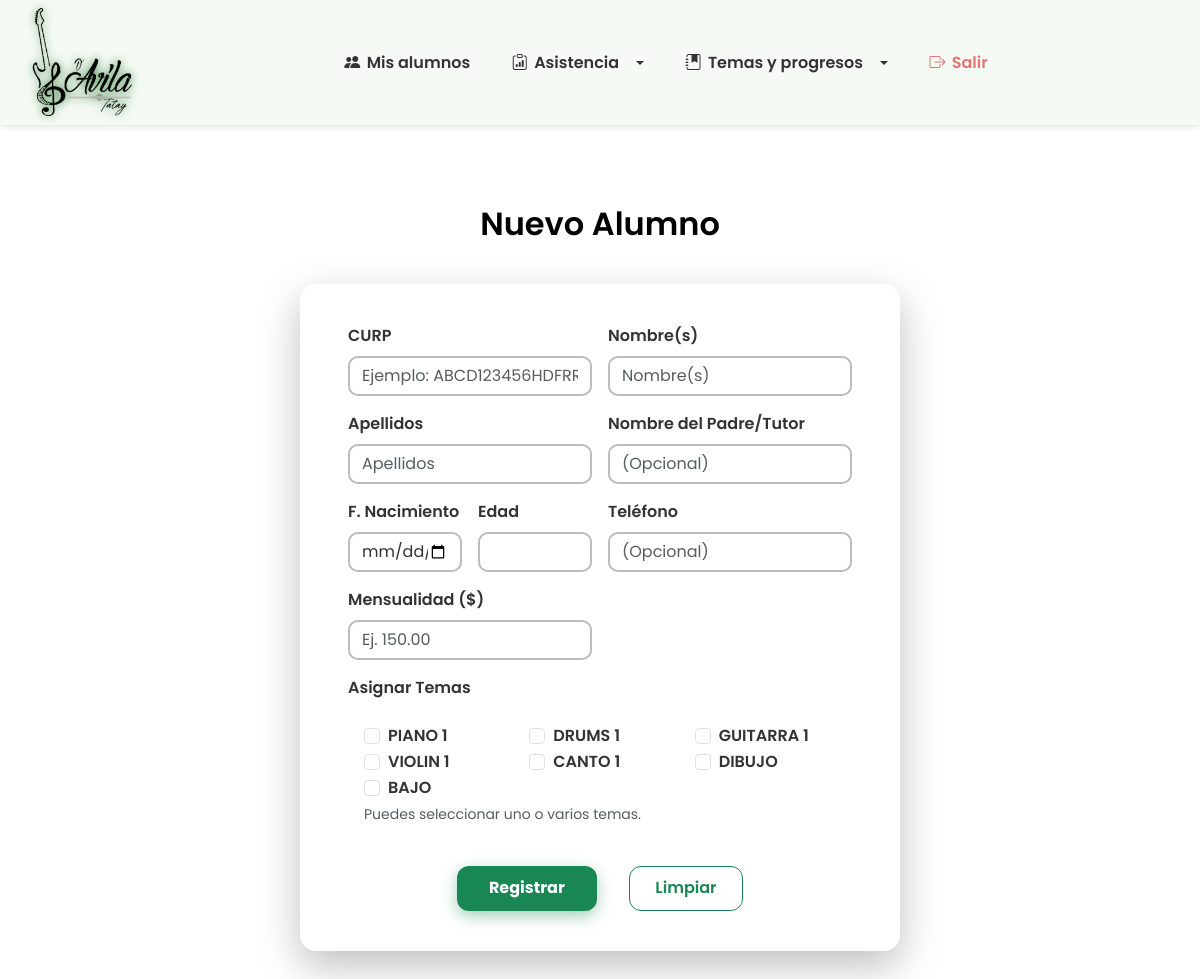
Before: /Registro.php with the older database file.
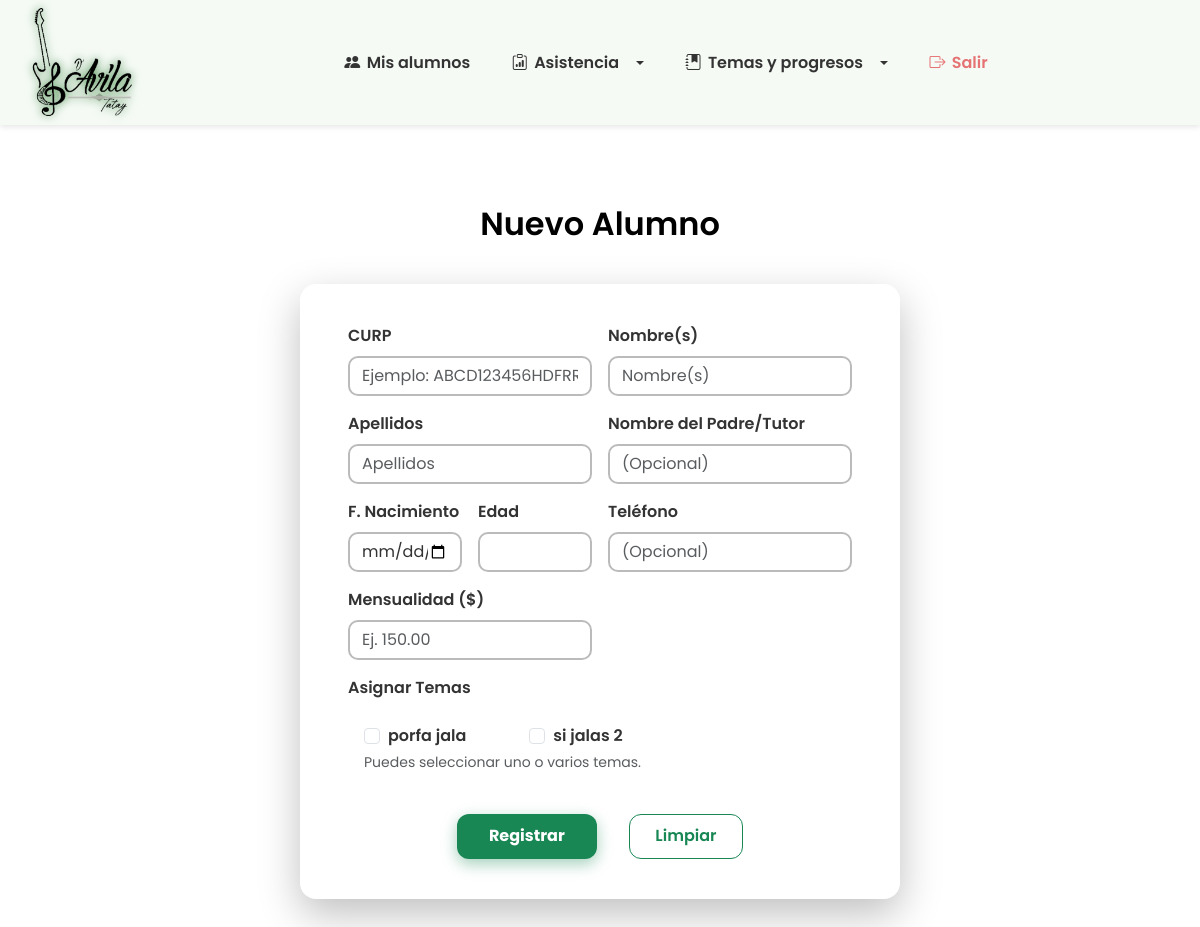
After: the same page with the newer database file.
### tables this page shows
CREATE TABLE `temas` (
  `id` int(11) NOT NULL AUTO_INCREMENT,
  `nombre` varchar(100) NOT NULL,
  PRIMARY KEY (`id`)
);

### Registro.php (the view, shortened to what this page needs)
<?php
require_once __DIR__ . '/includes/bd.php';
$temasDisponibles = [];
$resTemas = $conexion->query("SELECT id, nombre FROM temas");
if ($resTemas) {
  $temasDisponibles = $resTemas->fetch_all(MYSQLI_ASSOC);
}
?>
<!DOCTYPE html>
<html lang="es">
<head>
  <link href="https://cdn.jsdelivr.net/npm/bootstrap@5.3.0/dist/css/bootstrap.min.css" rel="stylesheet" />
</head>
<body>
  <?php include 'navbar.php'; ?>
  <main>
    <div class="container mt-5">
      <h2
        style="color: #000000; font-family: 'Poppins', sans-serif; font-weight: 600; margin-bottom: 2rem; text-align: center; position: relative; padding-bottom: 0.5rem;">
        Nuevo Alumno
      </h2>
      <form method="post" novalidate id="registroForm">
        <div class="row g-3">
          <div class="col-md-6">
            <label for="curp" class="form-label">CURP</label>
            <input type="text" class="form-control" id="curp" name="curp"
              value="<?= htmlspecialchars($_POST['curp'] ?? '') ?>" pattern="[A-Za-z0-9]{18}" maxlength="18"
              title="18 caracteres alfanuméricos" required placeholder="Ejemplo: ABCD123456HDFRRT09" autocomplete="off"
              autofocus>
          </div>
          <div class="col-md-6">
            <label for="nombre" class="form-label">Nombre(s)</label>
            <input type="text" class="form-control" id="nombre" name="nombre"
              value="<?= htmlspecialchars($_POST['nombre'] ?? '') ?>" required placeholder="Nombre(s)">
          </div>
          <div class="col-md-6">
            <label for="apellidos" class="form-label">Apellidos</label>
            <input type="text" class="form-control" id="apellidos" name="apellidos"
              value="<?= htmlspecialchars($_POST['apellidos'] ?? '') ?>" required placeholder="Apellidos">
          </div>
          <div class="col-md-6">
            <label for="nombre_tutor" class="form-label">Nombre del Padre/Tutor</label>
            <input type="text" class="form-control" id="nombre_tutor" name="nombre_tutor"
              value="<?= htmlspecialchars($_POST['nombre_tutor'] ?? '') ?>" placeholder="(Opcional)">
          </div>
          <div class="col-md-3">
            <label for="fecha_nacimiento" class="form-label">F. Nacimiento</label>
            <input type="date" class="form-control" id="fecha_nacimiento" name="fecha_nacimiento"
              value="<?= htmlspecialchars($_POST['fecha_nacimiento'] ?? '') ?>"
              onchange="document.getElementById('edad').value = calcularEdad(this.value)" required>
          </div>
          <div class="col-md-3">
            <label for="edad" class="form-label">Edad</label>
            <input type="text" class="form-control" id="edad" readonly
              value="<?= isset($_POST['fecha_nacimiento']) ? calcularEdad($_POST['fecha_nacimiento']) . ' años' : '' ?>">
          </div>
          <div class="col-md-6">
            <label for="telefono" class="form-label">Teléfono</label>
            <input type="tel" class="form-control" id="telefono" name="telefono"
              value="<?= htmlspecialchars($_POST['telefono'] ?? '') ?>" placeholder="(Opcional)">
          </div>
          <div class="col-md-6">
            <label for="mensualidad" class="form-label">Mensualidad ($)</label>
            <input type="number" step="0.01" min="0" class="form-control" id="mensualidad" name="mensualidad"
              value="<?= htmlspecialchars($_POST['mensualidad'] ?? '') ?>" required placeholder="Ej. 150.00">
          </div>
          <div class="col-md-12">
            <label class="form-label">Asignar Temas</label>
            <div class="p-3 rounded" style="background:#fff;">
              <div class="row">
                <?php foreach ($temasDisponibles as $tema): ?>
                  <div class="col-md-4">
                    <div class="form-check">
                      <input class="form-check-input" type="checkbox" name="temas[]" value="<?= $tema['id'] ?>"
                        id="tema<?= $tema['id'] ?>" <?= (isset($_POST['temas']) && in_array($tema['id'], $_POST['temas'])) ? 'checked' : '' ?>>
                      <label class="form-check-label" for="tema<?= $tema['id'] ?>">
                        <?= htmlspecialchars($tema['nombre']) ?>
                      </label>
                    </div>
                  </div>
                <?php endforeach; ?>
              </div>
              <small class="text-muted">Puedes seleccionar uno o varios temas.</small>
            </div>
          </div>
        </div>
        <div class="mt-4 d-flex justify-content-center flex-wrap gap-3">
          <button type="submit" class="btn btn-primary me-3">Registrar</button>
          <button type="reset" class="btn btn-outline-secondary" onclick="resetEdad()">Limpiar</button>
        </div>
      </form>
    </div>
  </main>
  <br>
  <br>
</body>
</html>

Changed rows visible on the page:
removed temas: nombre "GUITARRA 1"
removed temas: nombre "VIOLIN 1"
removed temas: nombre "CANTO 1"
removed temas: nombre "DIBUJO"
removed temas: nombre "BAJO"
changed temas: nombre "PIANO 1" → "porfa jala"
changed temas: nombre "DRUMS 1" → "si jalas 2"
